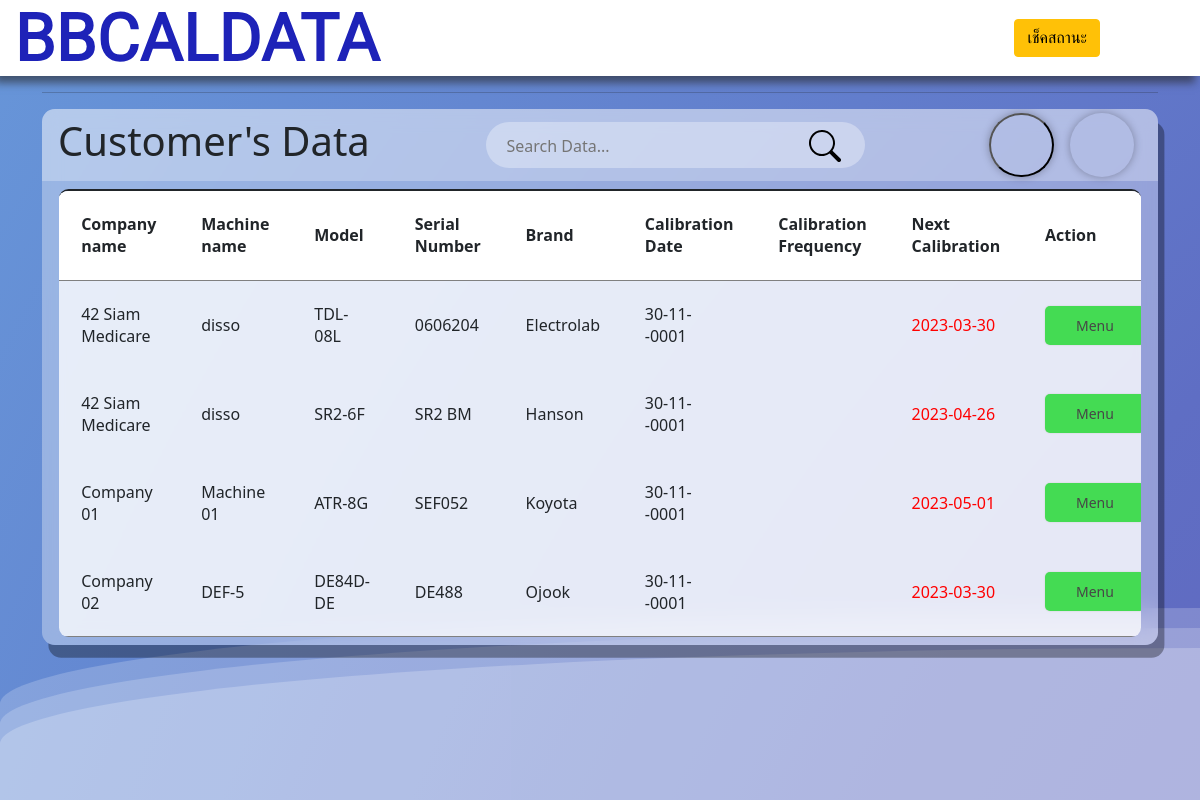
The page / on the database its author committed.
### tables this page shows
CREATE TABLE `bbcal1` (
  `id` int(10) NOT NULL,
  `customername` varchar(50) NOT NULL,
  `testmachine` varchar(50) NOT NULL,
  `model` varchar(50) NOT NULL,
  `serialnum` varchar(20) NOT NULL,
  `brand` varchar(50) NOT NULL,
  `calidate` date NOT NULL,
  `nextcal` date NOT NULL,
  `email` varchar(50) NOT NULL,
  `status` varchar(20) NOT NULL,
  `datealert` date NOT NULL
);

### index.php (the view, shortened to what this page needs)
<?php
    require_once "config/db.php";
?>
<!DOCTYPE html>
<html lang="en">
<head>
    <link rel="stylesheet" href="css/index.css">
    <link href="https://cdn.jsdelivr.net/npm/bootstrap@5.1.3/dist/css/bootstrap.min.css" rel="stylesheet">
</head>
<body>
<div class="navbar">
    <div class="navbar-left">
        <div class="content">
        <h1>BBCALDATA</h1>
        <h1>BBCALDATA</h1>
        </div>
        </div>
    <div class="navbar-right">
        <div class="button-right">
            <div class="justify-content-end add-data">
            <a href="nextcal.php" type="button"  class="btn btn-warning">เช็คสถานะ</a>
            </div>
        </div>
    </div>
</div>
<div>
     <div class="wave"></div>
     <div class="wave"></div>
     <div class="wave"></div>
  </div>
    <div class="container md-5">
        <hr>
        <main class="table" id="customers_table">
        <section class="table_header">
            <h1>Customer's Data</h1>
            <div class="input-group">
                <input id="search " type="search" placeholder="Search Data..." required autocomplete="off" no-close-icon>
                <img src="photo/search.svg">
            </div>
            <div class="send-button">
            <div class="justify-content-end add-data">
            <button  class="send-button-btn" data-bs-toggle="modal" data-bs-target="#userModal" data-bs-whatever="@mdo" title="เพิ่มข้อมูล"></button>
            </div>
            <div class="export_file">
                <label for="export_file" class="export_file-btn" title="นำข้อมูลออก"></label>
            </div>
        </section>
        <section class="table_body">
            <table>
            <thead class="thead">
                <tr>
                    <th>Company name</th>
                    <th>Machine name</th>
                    <th>Model</th>
                    <th>Serial Number</th>
                    <th>Brand</th>
                    <th>Calibration Date</th>
                    <th>Calibration Frequency</th>
                    <th>Next Calibration</th>
                    <th>Action</th>
                </tr>
            </thead>
            <tbody>
                <?php
                    $stmt = $conn->query("SELECT * FROM bbcal1");
                    $stmt->execute();
                    $bbcal1 = $stmt->fetchAll();
                    if (!$bbcal1) {
                        echo "<p><td colspan='6' class='text-center'>No data available</td></p>";
                    } else {
                    foreach($bbcal1 as $user)  {
                ?>
                    <tr>
                        <td><?php echo $user['customername']; ?></td>
                        <td><?php echo $user['testmachine']; ?></td>
                        <td><?php echo $user['model']; ?></td>
                        <td><?php echo $user['serialnum']; ?></td>
                        <td><?php echo $user['brand']; ?></td>
                        <td><?php
                          if ($user['calidate'] == ''){
                            echo '';
                          }else{
                            echo date('d-m-Y', strtotime($user['calidate']));
                          }
                        ?></td>
                        <td><?php echo $user['califreq']; ?></td>
                        <td style="color:red"><?php echo $user['nextcal']; ?></td>
                        <td>
                            <div class="dropdown">
                                <div class="select">
                                    <span>Menu</span>
                                </div>
                            </div>
                        </td>
                    </tr>
                <?php }  } ?>
        </section>
        </main>
    </div>
</body>
</html>

### css/index.css (style rules this page uses)
body { background-color: rgb(99, 162, 210); margin: auto; font-family: 'Thai Sarabun', sans-serif; overflow: auto; background: rgb(34,108,91); background: radial-gradient(circle, rgb(106, 128, 177) 0%, rgb(100, 99, 186) 35%, rgb(95, 110, 196) 59%, rgb(103, 150, 217) 100%); animation: gradient 25s ease infinite; background-size: 400% 400%; background-attachment: fixed; min-height: 100vh; justify-content: center; }
.wave { background: rgb(255 255 255 / 25%); border-radius: 1000% 1000% 0 0; position: fixed; width: 200%; height: 12em; animation: wave 10s -3s linear infinite; transform: translate3d(0, 0, 0); opacity: 0.8; bottom: 0; left: 0; z-index: -1; }
.wave:nth-of-type(2) { bottom: -1.25em; animation: wave 18s linear reverse infinite; opacity: 0.8; }
.wave:nth-of-type(3) { bottom: -2.5em; animation: wave 20s -1s reverse infinite; opacity: 0.9; }
.navbar { padding:90px; font-family: 'Itim', cursive; background-color: white; -webkit-box-shadow: -5px 7px 8px 0px rgba(237, 229, 229, 0.58); -moz-box-shadow: -5px 7px 8px 0px rgba(40, 38, 38, 0.58); box-shadow: -5px 7px 8px 0px rgba(38, 37, 37, 0.58); }
.navbar-left, .navbar-right { display: flex; align-items: center; }
.navbar-left div { text-transform: uppercase; font-weight: 800; padding: 20px; }
.add-data { font-weight: 50px; }
.navbar-left > * , .navbar-right > * { margin:10px; }
.button-right { display:flex; align-items: center; font-weight: 500; }
.dropdown { width: 100px; display: inline-block; background-color: #44db53; border-radius: 5px; box-shadow: 0 0 2px rgb(204, 204, 204); transition: all .5s ease; position: relative; font-size: 14px; color: #474747; text-align: center }
.dropdown .select { cursor: pointer; display: block; padding: 10px }
.content { position: relative; }
.content h1 { position: absolute; transform:translate(-50%,-50%); font-size:66; padding-left: 390%; }
.content h1:nth-child(1) { color:transparent; -webkit-text-stroke: 2px #1e23b8; }
.content h1:nth-child(2) { color:#1e23b8; animation:animate 2s ease-in-out infinite; }
main.table { backdrop-filter: blur(10px); box-shadow: 0.4rem .8rem #0005; border-radius: .8rem; background-color: #fff5; overflow: hidden; }
.table_header { width: 100%; height:9%; background-color: #fff4; padding: .8rem 1rem; display:flex; justify-content: space-between; align-items: center; }
th { position: sticky; top: 0; background-color: rgb(255, 255, 255); padding: .8rem 1rem; align-items: center; z-index: 2; }
.table_header .input-group { width: 35%; height: 100%; background-color: #fff5; padding: 0 .8rem; border-radius: 2rem; display:flex; justify-content:center; align-items:center; transition: .2s; }
.table_header .input-group img { width: 3rem; height: 3rem; }
.table_header .input-group input { width: 85%; padding:0 .5rem 0 .3rem; background-color: transparent; border:none; outline:none; }
.table_body { width: 97%; max-height: calc(89% - 1.6rem); background-color: rgba(255, 255, 255, 0.769); margin: .5rem auto; border-radius: .6rem; overflow: auto; overflow: overlay; }
.table_body td { width: 36px; height: 36px; margin-right: .5rem; border-radius: 50%; vertical-align: middle; }
table,th,td { border-collapse: collapse; padding: 1.4rem; text-align: left; }
tr:nth-child(-n+3) { border-top-left-radius: 10px; border-top-right-radius: 10px; }
tbody tr { --delay: .1s; transition: .5s ease-in-out var(--delay), background-color 0s; }
tbody tr td, tbody tr td p { transition: .2s ease-in-out; }
table { width: 100%; }
.send-button { display: inline-flex; align-items: center; }
.send-button-btn { display:inline-block; width: 3.5rem; height: 3.5rem; border-radius: 80%; box-shadow: 0 0 8px rgba(0, 0, 0, 0.3); transition: .2s ease-in-out; padding: 1.9rem; background: url(https://cdn-icons-png.flaticon.com/512/25/25304.png) center / 65% no-repeat; }
.export_file { position: relative; }
.export_file .export_file-btn { display:inline-block; width: 3.5rem; height: 3.5rem; border-radius: 80%; box-shadow: 0 0 8px rgba(0, 0, 0, 0.3); transition: .2s ease-in-out; padding: 2rem; background: url(https://img.icons8.com/external-bearicons-detailed-outline-bearicons/1x/external-export-graphic-design-bearicons-detailed-outline-bearicons.png) center / 65% no-repeat; }

### rows shown on the page
bbcal1: customername "42 Siam Medicare", testmachine "disso", model "TDL-08L", serialnum "0606204", brand "Electrolab", calidate "30-11--0001", nextcal "2023-03-30"
bbcal1: customername "42 Siam Medicare", testmachine "disso", model "SR2-6F", serialnum "SR2 BM", brand "Hanson", calidate "30-11--0001", nextcal "2023-04-26"
bbcal1: customername "Company 01", testmachine "Machine 01", model "ATR-8G", serialnum "SEF052", brand "Koyota", calidate "30-11--0001", nextcal "2023-05-01"
bbcal1: customername "Company 02", testmachine "DEF-5", model "DE84D-DE", serialnum "DE488", brand "Ojook", calidate "30-11--0001", nextcal "2023-03-30"
